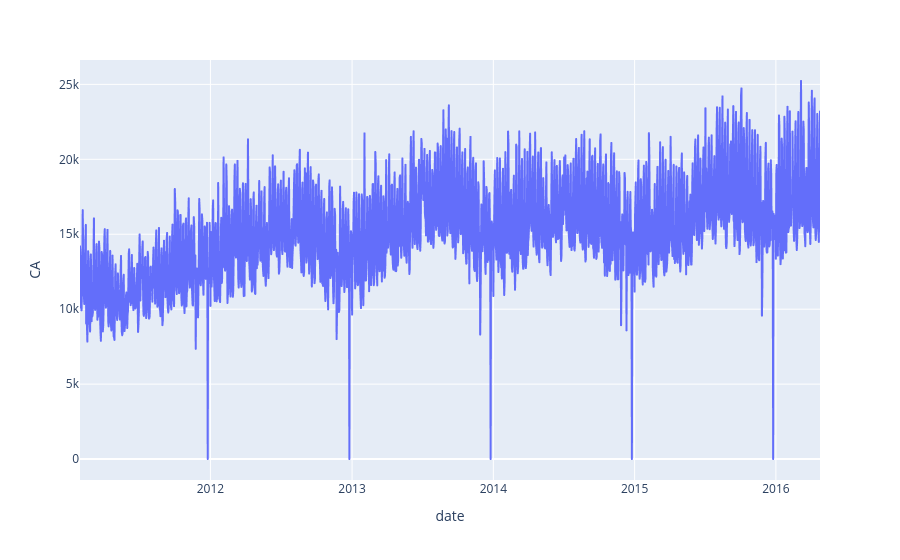

Notebook code for this chart:
### Code cell
px.line(df_walmart, x="date", y="CA")

### Figure 1 — Plotly figure (JSON) as saved in the notebook; plotly's stock layout.template omitted (floating-point values rounded to 4 significant figures; data arrays with more than 128 entries replaced by an {"elided": "..."} marker saying what was removed)
{"data": [{"hovertemplate": "date=%{x}<br>CA=%{y}<extra></extra>", "legendgroup": "", "line": {"color": "#636efa", "dash": "solid"}, "marker": {"symbol": "circle"}, "mode": "lines", "name": "", "showlegend": false, "type": "scattergl", "x": {"elided": "1913 str values"}, "xaxis": "x", "y": {"elided": "1913 int values"}, "yaxis": "y"}], "layout": {"legend": {"tracegroupgap": 0}, "margin": {"t": 60}, "xaxis": {"anchor": "y", "domain": [0, 1], "title": {"text": "date"}}, "yaxis": {"anchor": "x", "domain": [0, 1], "title": {"text": "CA"}}}}
